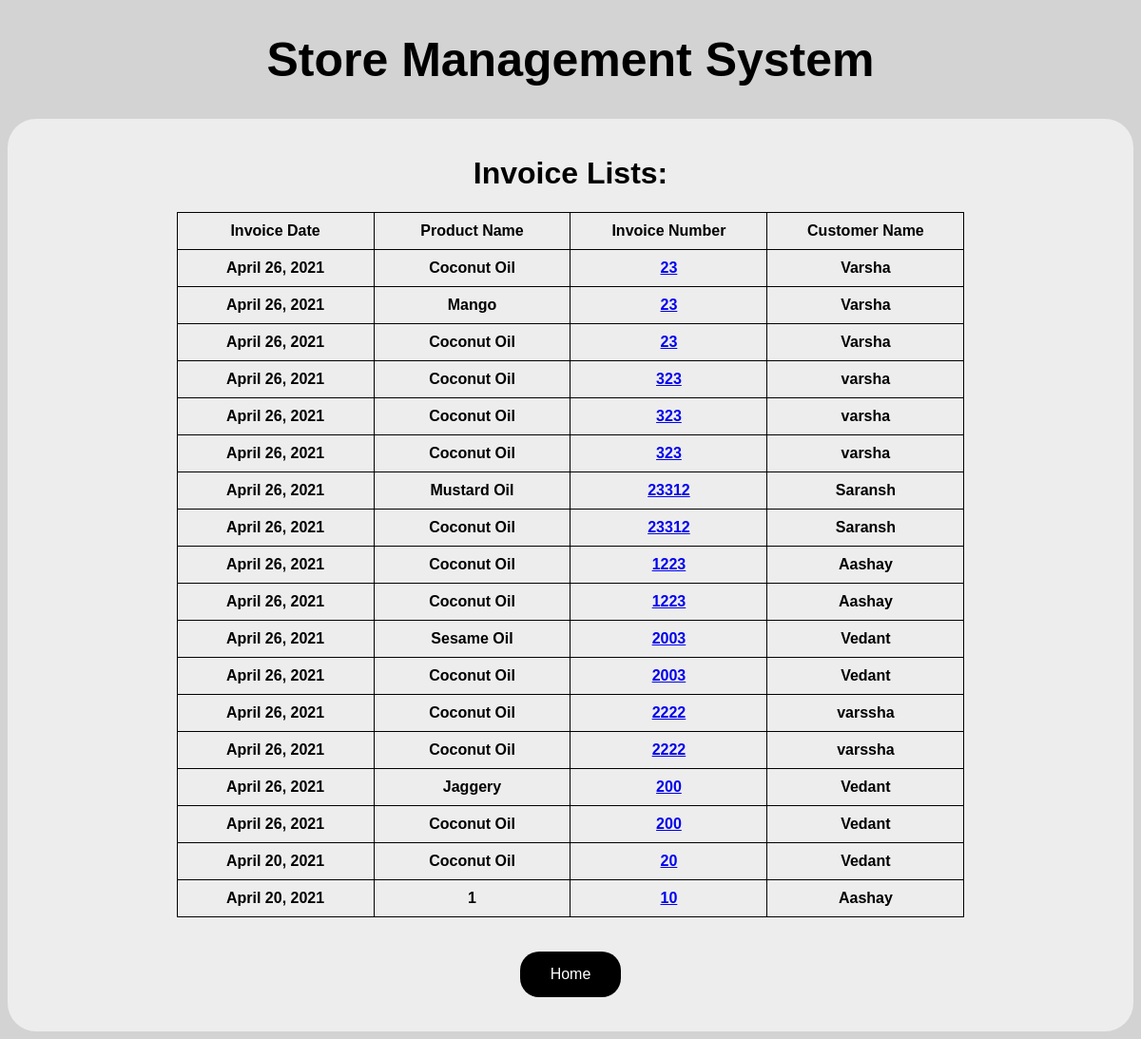
Before: /inv_list with the older database file.
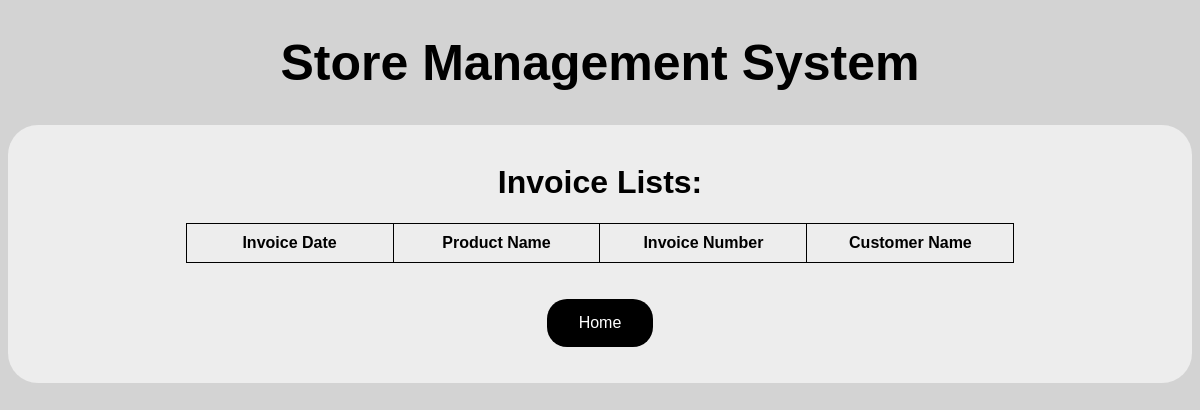
After: the same page with the newer database file.
### storedb/models.py (models this page shows, shortened)
class Invoice(models.Model):
    cust_name = models.CharField(max_length=30)
    date = models.DateField()
    inv_no = models.CharField(max_length=15)
    prod_name = models.CharField(max_length=30)
    prod_size = models.CharField(max_length=30)
    prod_unit = models.CharField(max_length=10)
    prod_quant = models.IntegerField()
    prod_rate = models.IntegerField()
    total = models.IntegerField()
    discount = models.IntegerField(default=0)
    taxes = models.IntegerField(default=0)
    delivery = models.IntegerField(default=0)

### storedb/views.py (the view)
# urls.py: path('inv_list', views.inv_list, name='inv_list'),
def inv_list(request):
    invoice = Invoice.objects.order_by('-id').distinct()
    return render(request, 'invoiceList.html', {'invoice': invoice})

### storedb/templates/invoiceList.html (shortened to what this page needs)
{% extends "base.html" %}
{% block content %}
<center>
    <h1>Invoice Lists:</h1>
<table>
            <tr>
                <td>Invoice Date</td>
                <td>Product Name</td>
                <td>Invoice Number</td>
                <td>Customer Name</td>
            </tr>
            {% for i in invoice %}
            <tr>
                <td>{{i.date}}</td>
                <td>{{i.prod_name}}</td>
                <td><a href="invoice/{{i.inv_no}}">{{i.inv_no}}</a></td>
                <td>{{i.cust_name}}</td>
            </tr>
           {% endfor %}
        </table><br><br>
    <form action="cancel" method="post">
            <button type="submit">Home</button>
    </form><br><br>
</center>
{% endblock content %}

Changed rows visible on the page:
removed Invoice: date "April 26, 2021", prod_name "Coconut Oil", inv_no "23", cust_name "Varsha"
removed Invoice: date "April 26, 2021", prod_name "Mango", inv_no "23", cust_name "Varsha"
removed Invoice: date "April 26, 2021", prod_name "Coconut Oil", inv_no "23", cust_name "Varsha"
removed Invoice: date "April 26, 2021", prod_name "Coconut Oil", inv_no "323", cust_name "varsha"
removed Invoice: date "April 26, 2021", prod_name "Coconut Oil", inv_no "323", cust_name "varsha"
removed Invoice: date "April 26, 2021", prod_name "Coconut Oil", inv_no "323", cust_name "varsha"
removed Invoice: date "April 26, 2021", prod_name "Mustard Oil", inv_no "23312", cust_name "Saransh"
removed Invoice: date "April 26, 2021", prod_name "Coconut Oil", inv_no "23312", cust_name "Saransh"
removed Invoice: date "April 26, 2021", prod_name "Coconut Oil", inv_no "1223", cust_name "Aashay"
removed Invoice: date "April 26, 2021", prod_name "Coconut Oil", inv_no "1223", cust_name "Aashay"
removed Invoice: date "April 26, 2021", prod_name "Sesame Oil", inv_no "2003", cust_name "Vedant"
removed Invoice: date "April 26, 2021", prod_name "Coconut Oil", inv_no "2003", cust_name "Vedant"
removed Invoice: date "April 26, 2021", prod_name "Coconut Oil", inv_no "2222", cust_name "varssha"
removed Invoice: date "April 26, 2021", prod_name "Coconut Oil", inv_no "2222", cust_name "varssha"
removed Invoice: date "April 26, 2021", prod_name "Jaggery", inv_no "200", cust_name "Vedant"
removed Invoice: date "April 26, 2021", prod_name "Coconut Oil", inv_no "200", cust_name "Vedant"
removed Invoice: date "April 20, 2021", prod_name "Coconut Oil", inv_no "20", cust_name "Vedant"
removed Invoice: date "April 20, 2021", prod_name "1", inv_no "10", cust_name "Aashay"
